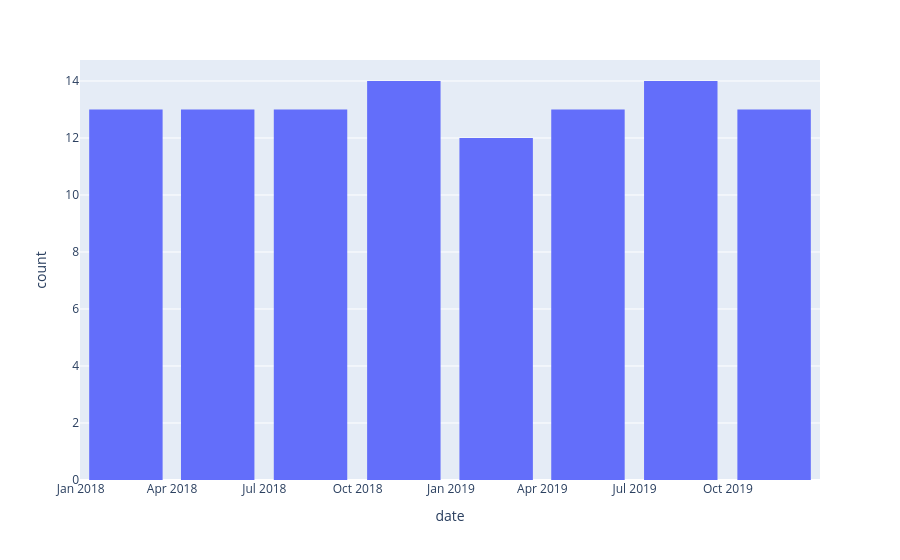

The notebook cell this image was saved under:
### Code cell
fig = px.histogram(stocks, x='date')
fig.update_layout(bargap=0.2)
fig.show()

### Figure 1 — Plotly figure (JSON) as saved in the notebook; plotly's stock layout.template omitted (floating-point values rounded to 4 significant figures)
{"data": [{"bingroup": "x", "hovertemplate": "date=%{x}<br>count=%{y}<extra></extra>", "legendgroup": "", "marker": {"color": "#636efa", "pattern": {"shape": ""}}, "name": "", "orientation": "v", "showlegend": false, "type": "histogram", "x": ["2018-01-01", "2018-01-08", "2018-01-15", "2018-01-22", "2018-01-29", "2018-02-05", "2018-02-12", "2018-02-19", "2018-02-26", "2018-03-05", "2018-03-12", "2018-03-19", "2018-03-26", "2018-04-02", "2018-04-09", "2018-04-16", "2018-04-23", "2018-04-30", "2018-05-07", "2018-05-14", "2018-05-21", "2018-05-28", "2018-06-04", "2018-06-11", "2018-06-18", "2018-06-25", "2018-07-02", "2018-07-09", "2018-07-16", "2018-07-23", "2018-07-30", "2018-08-06", "2018-08-13", "2018-08-20", "2018-08-27", "2018-09-03", "2018-09-10", "2018-09-17", "2018-09-24", "2018-10-01", "2018-10-08", "2018-10-15", "2018-10-22", "2018-10-29", "2018-11-05", "2018-11-12", "2018-11-19", "2018-11-26", "2018-12-03", "2018-12-10", "2018-12-17", "2018-12-24", "2018-12-31", "2019-01-07", "2019-01-14", "2019-01-21", "2019-01-28", "2019-02-04", "2019-02-11", "2019-02-18", "2019-02-25", "2019-03-04", "2019-03-11", "2019-03-18", "2019-03-25", "2019-04-01", "2019-04-08", "2019-04-15", "2019-04-22", "2019-04-29", "2019-05-06", "2019-05-13", "2019-05-20", "2019-05-27", "2019-06-03", "2019-06-10", "2019-06-17", "2019-06-24", "2019-07-01", "2019-07-08", "2019-07-15", "2019-07-22", "2019-07-29", "2019-08-05", "2019-08-12", "2019-08-19", "2019-08-26", "2019-09-02", "2019-09-09", "2019-09-16", "2019-09-23", "2019-09-30", "2019-10-07", "2019-10-14", "2019-10-21", "2019-10-28", "2019-11-04", "2019-11-11", "2019-11-18", "2019-11-25", "2019-12-02", "2019-12-09", "2019-12-16", "2019-12-23", "2019-12-30"], "xaxis": "x", "yaxis": "y"}], "layout": {"bargap": 0.2, "barmode": "relative", "legend": {"tracegroupgap": 0}, "margin": {"t": 60}, "xaxis": {"anchor": "y", "domain": [0, 1], "title": {"text": "date"}}, "yaxis": {"anchor": "x", "domain": [0, 1], "title": {"text": "count"}}}}
